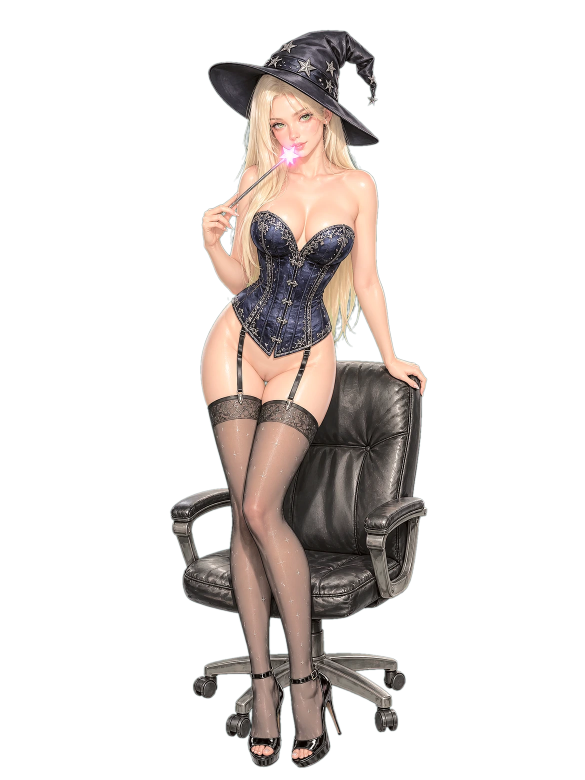
#> input picture tools/refs/canon2_ref_stand_sm.webp, 1170 x 1560 px, given in place of _canon2_hero.png, which was not available (shown at 1/2 size)
$ python match_style.py refs/canon2_ref_stand_sm.webp
#> lines starting #> are read from the running program, lines starting #| are printed output that depends on the picture; after the words box and inside, x2 and y2 are one past the last pixel; in counts of white or black regions, pixels touching at a corner belong together
"""Доводка кадра под канон 2 — один детерминированный проход.

Что делает:
  1. Кожа: линейное совмещение среднего и разброса по каналам со статистикой эталона
     (фарфор, низкая насыщенность) — под мягкой маской.
  2. Глянец: подъём верхних тонов кожи к белому, чтобы доля бликов совпала с эталоном.
  3. Волосы: подтяжка тона к платине эталона.

Без генерации, без изменения формы и деталей. Один и тот же проход применяется
ко всем кадрам набора, поэтому палитра едет 1:1.

    python3 tools/match_style.py images/raw_real/_sg1.png --out /tmp/x.png
"""

import sys
import numpy as np
from PIL import Image, ImageFilter

REF = 'images/raw_real/_canon2_hero.png'
W = 900


def _arr(path, width=W):
#> called with path = 'images/raw_real/_canon2_hero.png', width = 900
    im = Image.open(path).convert('RGB')
    w, h = im.size
#> w = 1170; h = 1560
    if w != width:
        im = im.resize((width, round(h * width / w)), Image.LANCZOS)
#> im: PIL image 900x1200 RGB
    return np.asarray(im).astype(np.float32) / 255.0


def masks(a):
    r, g, b = a[..., 0], a[..., 1], a[..., 2]
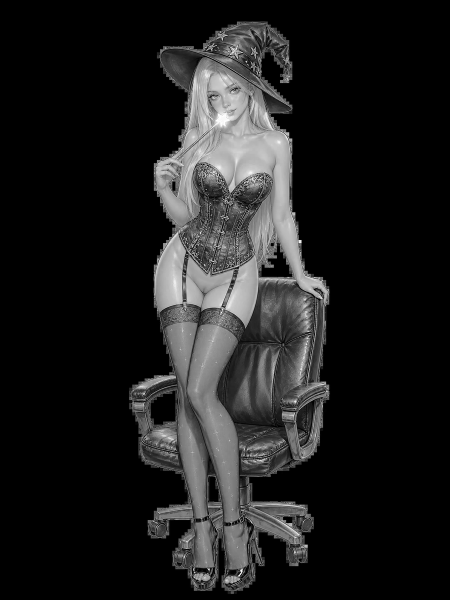
#> b: shape (1200, 900) float32 (shown at 1/2 size); min 0, max 1, mean 0.117
    fig = ~((g > 0.45) & (g > r * 1.25) & (g > b * 1.25))
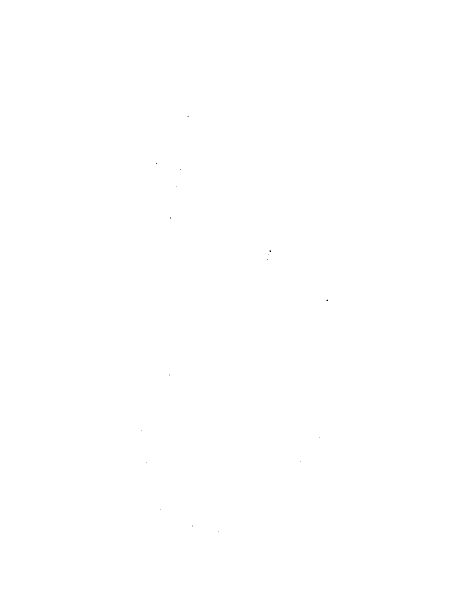
#> fig: shape (1200, 900) bool (shown at 1/2 size); 100% white; black in thin lines or dots, all inside (x1, y1, x2, y2) = (282, 232, 656, 1063)
    mx, mn = a.max(2), a.min(2)
    s = np.where(mx > 1e-6, (mx - mn) / np.maximum(mx, 1e-6), 0)
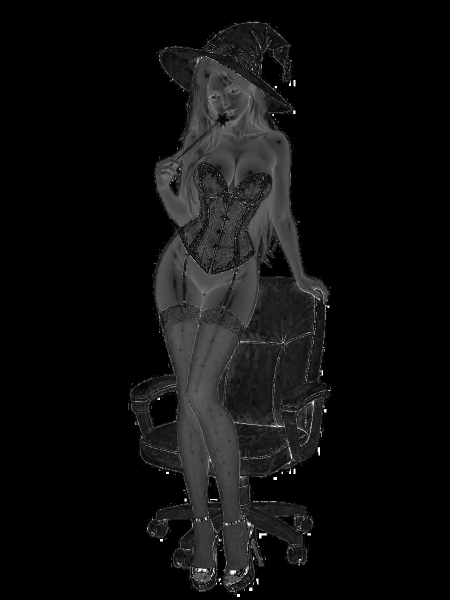
#> s: shape (1200, 900) float32 (shown at 1/2 size); min 0, max 1, mean 0.0571
    skin = fig & (mx > 0.5) & (s > 0.05) & (s < 0.36) & (r > b)
#> skin: shape (1200, 900) bool; 11.8% white; 1297 white regions (1182 under 20 px), largest, box (x1, y1, x2, y2) and area: (309, 115, 657, 1046) 94697, (357, 769, 415, 1038) 6473, (448, 1047, 497, 1139) 3192
    hair = fig & (mx > 0.50) & (s > 0.10) & (s < 0.65) & (r >= g * 1.005) & (g > b * 1.02)
#> hair: shape (1200, 900) bool; 11.3% white; 761 white regions (706 under 20 px), largest, box (x1, y1, x2, y2) and area: (309, 115, 657, 793) 78512, (374, 619, 481, 1044) 21074, (357, 769, 415, 1037) 6467
#> `fig_r, sk_r, hr_r = masks(ref)`:
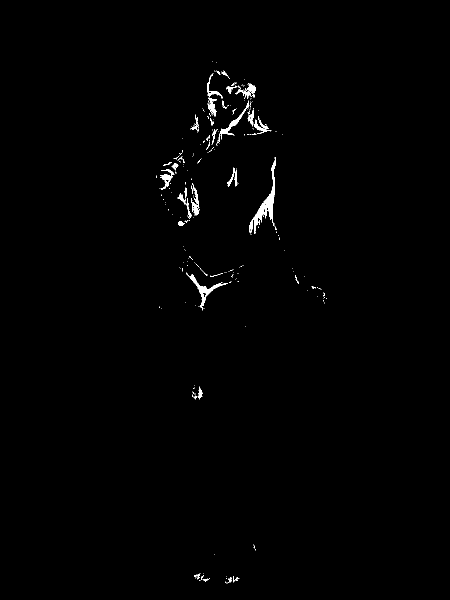
#> hr_r: shape (1200, 900) bool (shown at 1/2 size); 0.69% white; 270 white regions (225 under 20 px), largest, box (x1, y1, x2, y2) and area: (498, 314, 552, 468) 1574, (372, 545, 456, 621) 814, (433, 201, 498, 292) 565
    return fig, skin, hair & ~skin


def feather(mask, radius=6, gain=4.0):
    m = Image.fromarray((mask * 255).astype(np.uint8), 'L').filter(ImageFilter.GaussianBlur(radius))
    return np.clip(np.asarray(m).astype(np.float32) / 255.0 * gain, 0, 1)


def affine_match(a, mask, mu_t, sd_t, weight):
    mu, sd = a[mask].mean(0), a[mask].std(0)
    gain = np.where(sd > 1e-4, np.clip(sd_t / np.maximum(sd, 1e-4), 0.6, 1.6), 1.0)
    out = a * gain + (mu_t - mu * gain)
    return a * (1 - weight) + np.clip(out, 0, 1) * weight


def gloss(a, mask, weight, target_frac, iters=6):
    """Поднимает верхние тона кожи, пока доля бликов не совпадёт с эталоном."""
    L = 0.299 * a[..., 0] + 0.587 * a[..., 1] + 0.114 * a[..., 2]
    for k in (0.0, 0.12, 0.2, 0.28, 0.36, 0.45, 0.55, 0.7):
        hi = np.clip((L - 0.70) / 0.30, 0, 1) ** 2
        cand = np.clip(a + (1.0 - a) * (hi * k)[..., None] * weight, 0, 1)
        Lc = 0.299 * cand[..., 0] + 0.587 * cand[..., 1] + 0.114 * cand[..., 2]
        frac = (Lc[mask] > 0.935).mean()
        if frac >= target_frac:
            return cand, k, frac
    return cand, k, frac


def degloss(a, mask, weight, target_frac):
    """Если бликов больше, чем в эталоне, — срезает верхние тона до цели."""
    L = 0.299 * a[..., 0] + 0.587 * a[..., 1] + 0.114 * a[..., 2]
    hi = np.clip((L - 0.70) / 0.30, 0, 1) ** 2
    best, best_k, best_frac = a, 0.0, (L[mask] > 0.935).mean()
    for k in np.linspace(0.05, 0.85, 17):
        cand = np.clip(a - a * (hi * k)[..., None] * weight, 0, 1)
        Lc = 0.299 * cand[..., 0] + 0.587 * cand[..., 1] + 0.114 * cand[..., 2]
        frac = (Lc[mask] > 0.935).mean()
        if abs(frac - target_frac) < abs(best_frac - target_frac):
            best, best_k, best_frac = cand, float(k), frac
    return best, best_k, best_frac


def measure(a, mask, name):
#> called with name = 'эталон'
    L = 0.299 * a[..., 0] + 0.587 * a[..., 1] + 0.114 * a[..., 2]
    print(f"{name:12s} блики={(L[mask]>0.935).mean()*100:4.1f}%  контраст={L[mask].std():.3f}  "
          f"кожаRGB=({a[mask][:,0].mean():.3f},{a[mask][:,1].mean():.3f},{a[mask][:,2].mean():.3f})")
#| эталон       блики= 1.3%  контраст=0.141  кожаRGB=(0.813,0.683,0.611)
#| до           блики= 1.3%  контраст=0.141  кожаRGB=(0.813,0.683,0.611)


def grade(a, ref, target_frac=None):
    fig_r, sk_r, hr_r = masks(ref)
    fig_a, sk_a, hr_a = masks(a)
    mu_sk, sd_sk = ref[sk_r].mean(0), ref[sk_r].std(0)
#> mu_sk = [0.813, 0.683, 0.611]; sd_sk = [0.168, 0.137, 0.115]
    mu_hr, sd_hr = ref[hr_r].mean(0), ref[hr_r].std(0)
#> mu_hr = [0.831, 0.614, 0.507]; sd_hr = [0.0966, 0.0787, 0.07]
    if target_frac is None:
        Lr = 0.299 * ref[..., 0] + 0.587 * ref[..., 1] + 0.114 * ref[..., 2]
        target_frac = (Lr[sk_r] > 0.935).mean()
#> target_frac = 0.0131
    w_sk = feather(sk_a)[..., None]
#> in feather, `return np.clip(np.asarray(m).astype(np.float32) / 255.0 * gain, 0, 1)`:
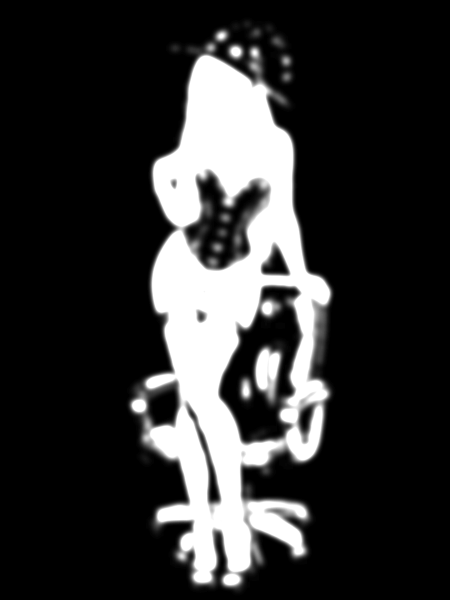
#> returned value: shape (1200, 900) float32 (shown at 1/2 size); min 0, max 1, mean 0.196
    out = affine_match(a, sk_a, mu_sk, sd_sk, w_sk)
#> in affine_match, `mu, sd = a[mask].mean(0), a[mask].std(0)`: mu = [0.813, 0.683, 0.611]; sd = [0.168, 0.137, 0.115]
#> in affine_match, `gain = np.where(sd > 1e-4, np.clip(sd_t / np.maximum(sd, 1e-4), 0.6, 1..`: gain = [1, 1, 1]
    L0 = 0.299 * out[..., 0] + 0.587 * out[..., 1] + 0.114 * out[..., 2]
    if (L0[sk_a] > 0.935).mean() > target_frac * 1.15:
        out, k, frac = degloss(out, sk_a, w_sk, target_frac)
    else:
        out, k, frac = gloss(out, sk_a, w_sk, target_frac)
#> the loop in gloss, `for k in (0.0, 0.12, 0.2, 0.28, 0.36, 0.45, 0.55, 0.7):` made 1 pass
#> frac on pass 1: 0.0131
#> pass 1, in gloss, `hi = np.clip((L - 0.70) / 0.30, 0, 1) ** 2`:
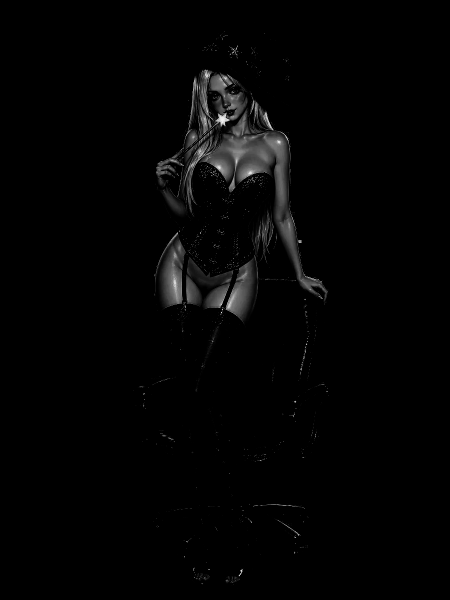
#> hi: shape (1200, 900) float32 (shown at 1/2 size); min 0, max 1, mean 0.0158
#> k = 0; frac = 0.0131
    w_hr = feather(hr_a)[..., None]
#> call 2 of feather, with radius = 6, gain = 4
#> in feather (call 2), `return np.clip(np.asarray(m).astype(np.float32) / 255.0 * gain, 0, 1)`:
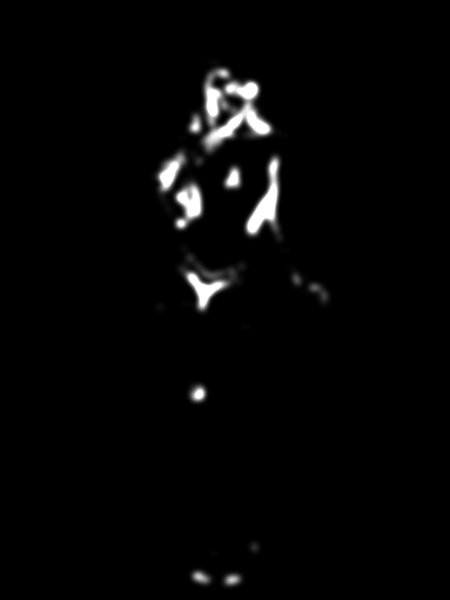
#> returned value: shape (1200, 900) float32 (shown at 1/2 size); min 0, max 1, mean 0.0227
    out = affine_match(out, hr_a, mu_hr * 1.0, sd_hr, w_hr)
    return out, k, frac, target_frac


if __name__ == '__main__':
    src = sys.argv[1]
    out_path = sys.argv[sys.argv.index('--out') + 1] if '--out' in sys.argv else None
    ref = _arr(REF)
    a = _arr(src)
    fig_r, sk_r, hr_r = masks(ref)
    fig_a, sk_a, hr_a = masks(a)
    measure(ref, sk_r, 'эталон')
    measure(a, sk_a, 'до')
    g, k, frac, tgt = grade(a, ref)
#> k = 0; frac = 0.0131; tgt = 0.0131
    measure(g, sk_a, 'после')
#| после        блики= 1.3%  контраст=0.141  кожаRGB=(0.813,0.683,0.611)
    print(f'глянец k={k:.2f}, блики {frac*100:.1f}% при цели {tgt*100:.1f}%')
#| глянец k=0.00, блики 1.3% при цели 1.3%
    if out_path:
        Image.fromarray((g * 255 + 0.5).astype(np.uint8)).resize(Image.open(src).size, Image.LANCZOS).save(out_path)
        print('сохранено:', out_path)
